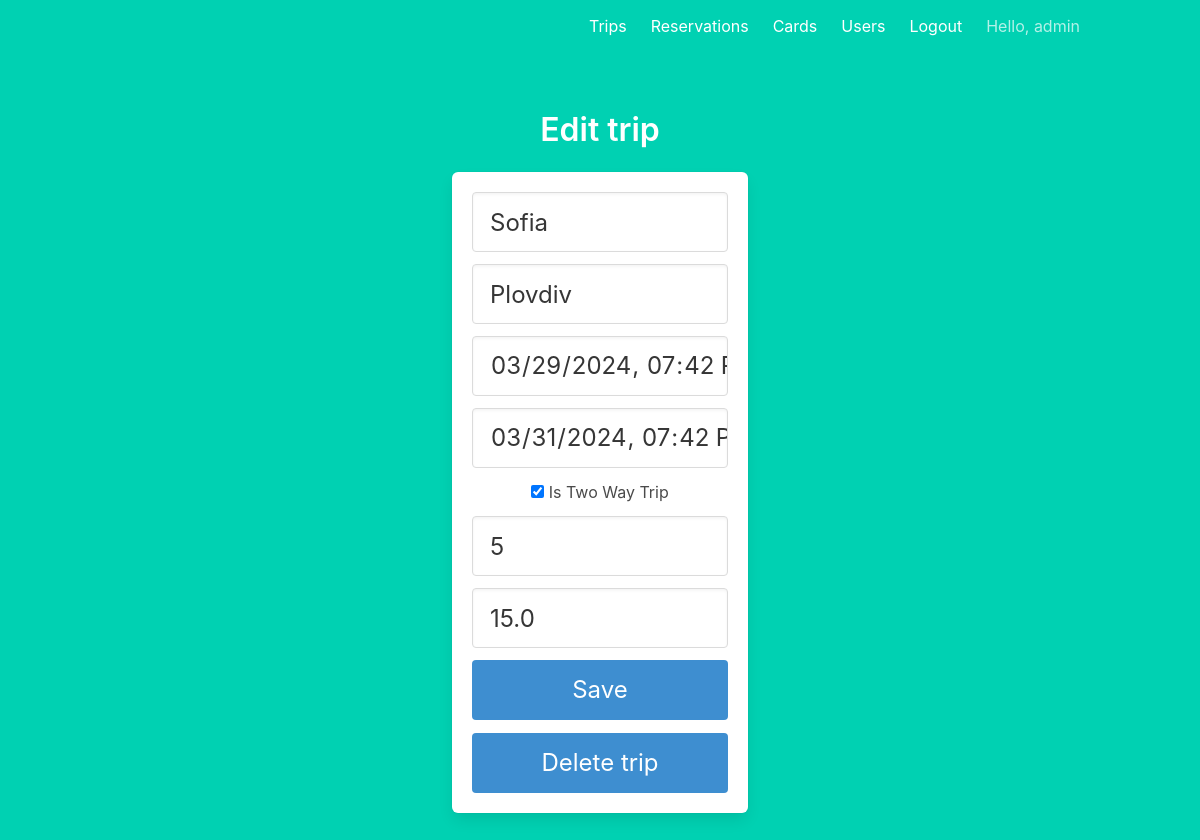
The page /trips/4 (signed in) on the database as committed earlier.
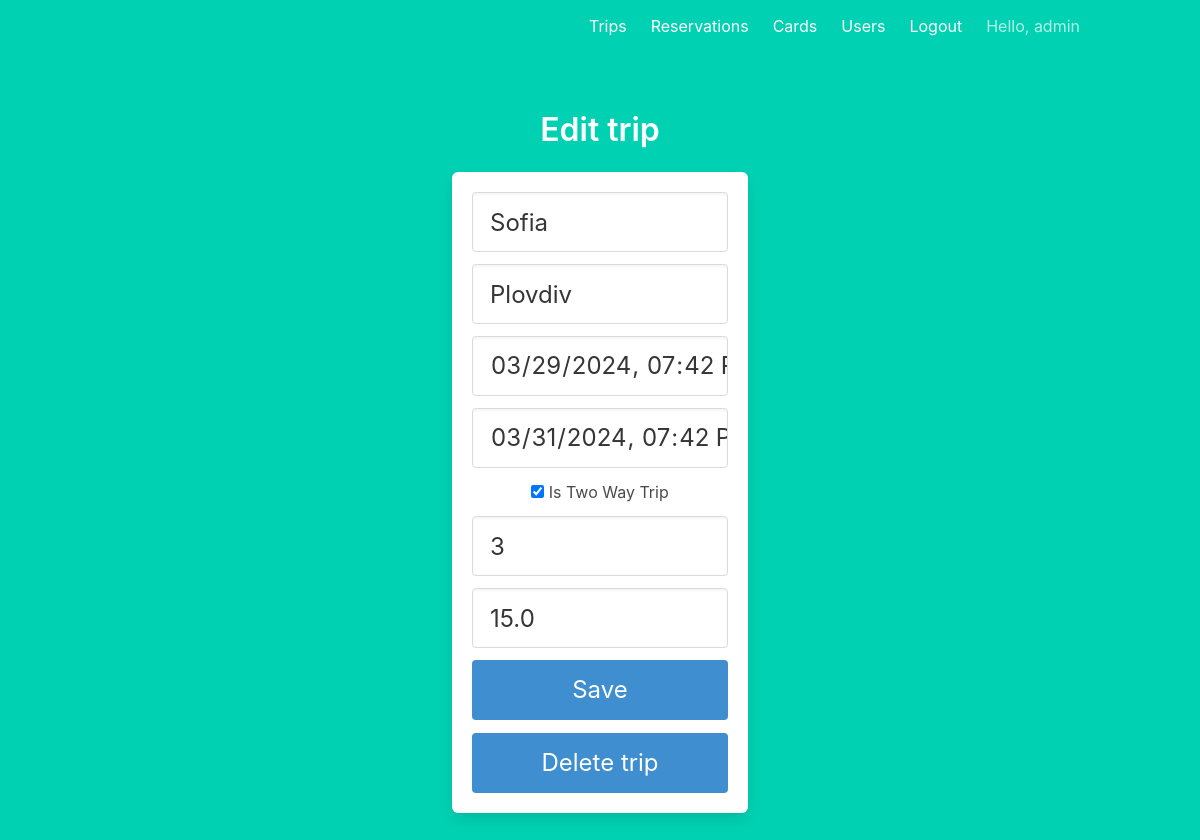
The same page on the database as committed later.
### models/trip.py (models this page shows, shortened)
class Trip(db.Model):
    __tablename__ = "trip"
    id = db.Column(db.Integer, primary_key=True)
    departure_datetime = db.Column(db.DateTime, nullable=False)
    arrival_datetime = db.Column(db.DateTime, nullable=False)
    departure_city = db.Column(db.String(100), nullable=False)
    arrival_city = db.Column(db.String(100), nullable=False)
    two_way_trip = db.Column(db.Boolean, nullable=False, default=False)
    available_seats = db.Column(db.Integer, nullable=False)
    base_ticket_price = db.Column(db.Float, nullable=False)
    reservations = db.relationship("Reservation", backref="trip", lazy=True)

### trips.py (the view)
@trips.route("/trips/<int:id>")
@login_required
def edit(id):
    if not current_user.is_admin:
        raise PermissionError("Cannot edit trip as user is not admin")
    trip = Trip.query.filter_by(id=id).first()
    if not trip:
        flash(f"Trip with id {id} doesn't exist!", category="error")
        return redirect(url_for("trips.list"))
    return render_template("/trips/edit.html", trip=trip)

### templates/trips/edit.html (shortened to what this page needs)
{% extends "base.html" %}
{% block content %}
<div class="column is-4 is-offset-4">
    <h3 class="title">Edit trip</h3>
    <div class="box">
        <form method="POST" action="/trips/{{trip.id}}">
            <div class="field">
                <div class="control">
                    <input class="input is-large" type="text" name="departure_city" autofocus=""
                        value={{trip.departure_city}}>
                </div>
            </div>
            <div class="field">
                <div class="control">
                    <input class="input is-large" type="text" name="arrival_city" placeholder="Arrival City"
                        autofocus="" value={{trip.arrival_city}}>
                </div>
            </div>
            <div class=" field">
                <div class="control">
                    <input class="input is-large" type="datetime-local" name="departure_datetime"
                        placeholder="Departure Datetime" autofocus="" value="{{trip.departure_datetime}}">
                </div>
            </div>
            <div class=" field">
                <div class="control">
                    <input class="input is-large" type="datetime-local" name="arrival_datetime"
                        placeholder="Arrival Datetime" autofocus="" value="{{trip.arrival_datetime}}">
                </div>
            </div>
            <div class=" field">
                <label class="checkbox">
                    {% if trip.two_way_trip %}
                    <input type="checkbox" name="two_way_trip" checked>
                    {% else %}
                    <input type="checkbox" name="two_way_trip">
                    {% endif %}
                    Is Two Way Trip
                </label>
            </div>
            <div class="field">
                <div class="control">
                    <input class="input is-large" type="number" name="available_seats" placeholder="Available Seats"
                        value="{{trip.available_seats}}">
                </div>
            </div>
            <div class="field">
                <div class="control">
                    <input class="input is-large" type="number" name="base_ticket_price" placeholder="Base Ticket Price"
                        value="{{trip.base_ticket_price}}">
                </div>
            </div>
            <button class=" button is-block is-info is-large is-fullwidth">Save</button>
        </form>
        <div style="padding-top: 5%;">
            <form method="POST" action="/trips/delete/{{trip.id}}">
                <button class=" button is-block is-info is-large is-fullwidth">Delete trip</button>
            </form>
        </div>
    </div>
</div>
{% endblock %}

Rows that differ between the two databases and show on the page:
changed Trip "Sofia": available_seats "5" → "3"
